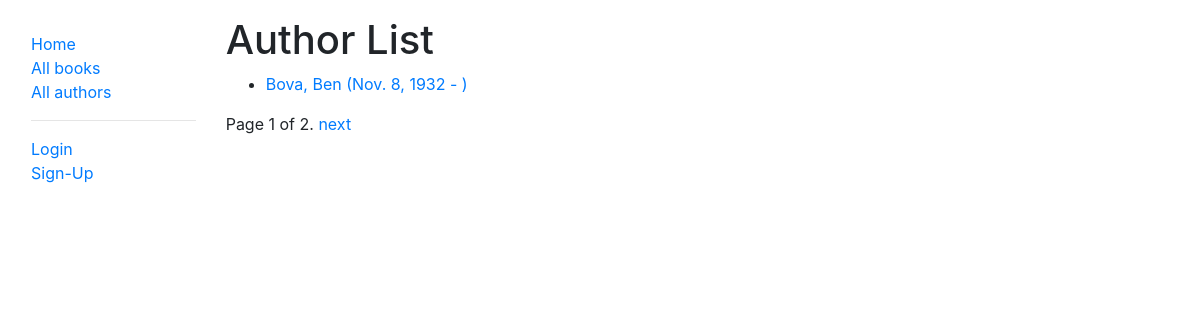
The app's page /catalog/authors/, older data.
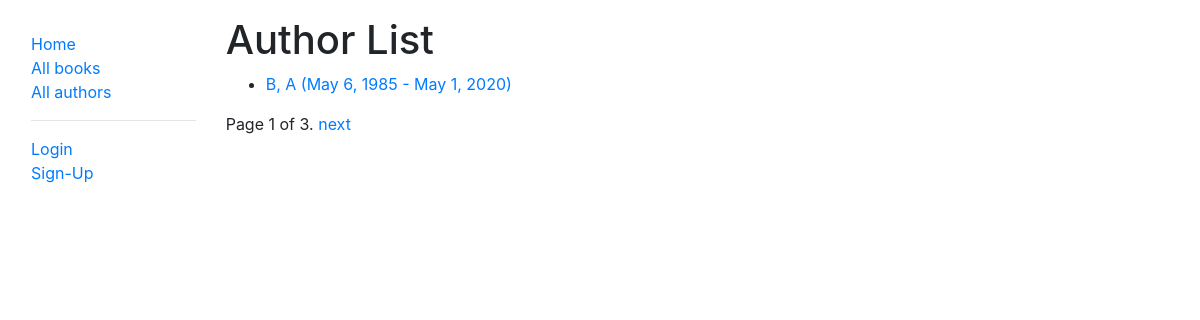
The same page, newer data.
### catalog/models.py (models this page shows)
class Author(models.Model):
    first_name = models.CharField(max_length=100)
    last_name = models.CharField(max_length=100)
    date_of_birth = models.DateField(null=True, blank=True)
    date_of_death = models.DateField('Died', null=True, blank=True)
    class Meta:
        ordering = ['last_name', 'first_name']
    def get_absolute_url(self):
        return reverse('author-detail', args=[str(self.id)])
    def __str__(self):
        return f'{self.last_name}, {self.first_name}'

### catalog/views.py (the view)
# urls.py: path('authors/', views.AuthorListView.as_view(), name='authors'),
class AuthorListView(generic.ListView):
    model = Author
    paginate_by = 1

### templates/catalog/author_list.html
{% extends "base_generic.html" %}
{% block content %}
<h1>Author List</h1>
{% if author_list %}
  <ul>
  {% for author in author_list %}
    <li>
      <a href="{{ author.get_absolute_url }}">
      {{ author }} ({{author.date_of_birth}} - {% if author.date_of_death %}{{author.date_of_death}}{% endif %})
      </a>
    </li>
  {% endfor %}
 </ul>
{% else %}
  <p>There are no authors available.</p>
{% endif %}
{% endblock %}

Row changes from the older to the newer data that the page shows:
no longer on this page (row unchanged): Author: last_name+first_name "Bova, Ben", date_of_birth "Nov. 8, 1932"
added Author: last_name+first_name "B, A", date_of_birth "May 6, 1985", date_of_death "May 1, 2020"
Text that changed along with them:
{{ page_obj.paginator.num_pages }}: "2" → "3"
